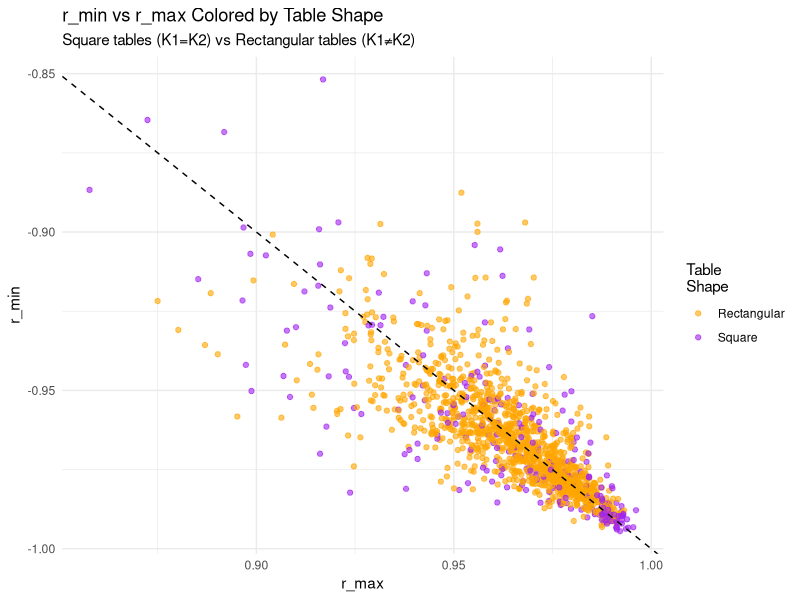
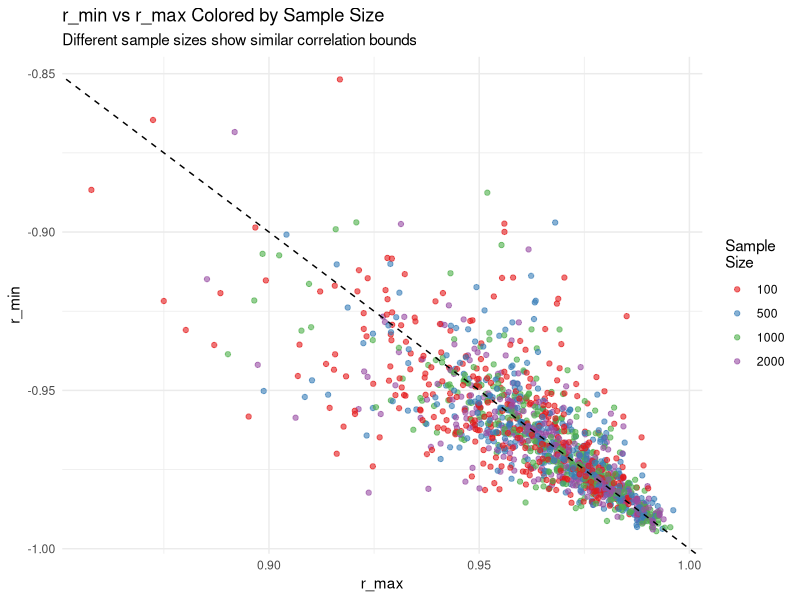
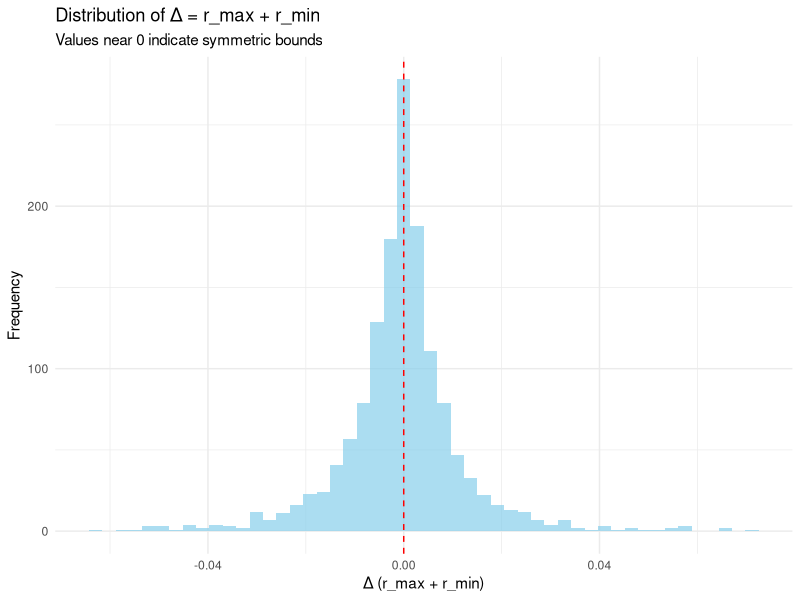
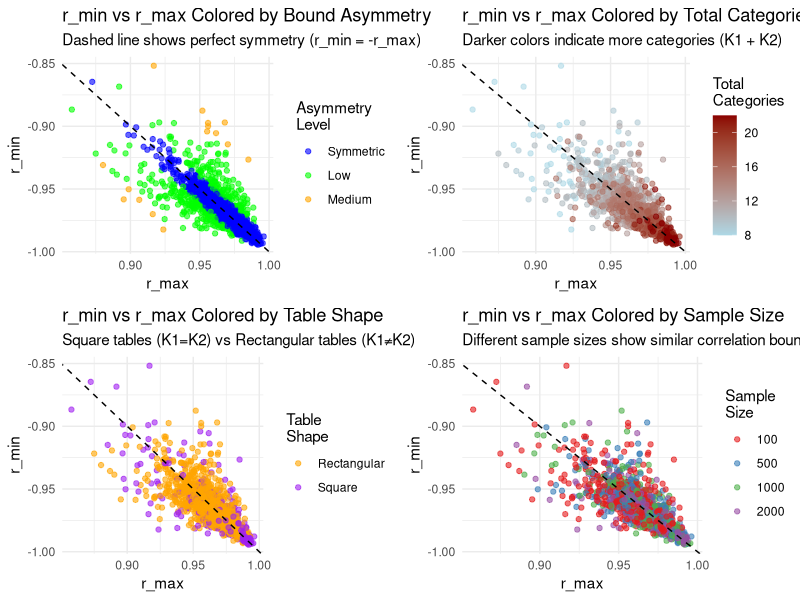
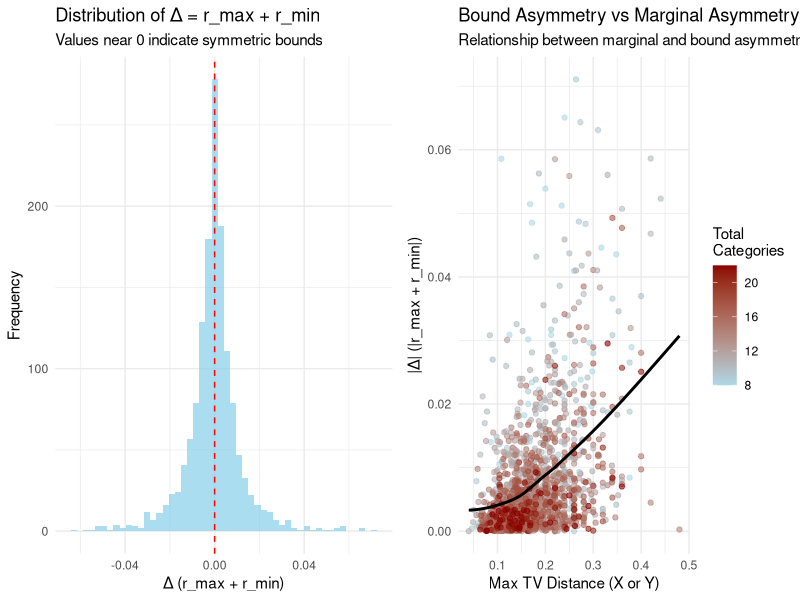

Generate these figures, in order, with R:
#--------------------------------------
# Cross-Tab Space Simulation
#--------------------------------------
library(ggplot2)
library(gridExtra)
library(dplyr)

# Set parameters for the simulation
K_values <- c(4, 5, 6, 7, 10, 11)
sample_sizes <- c(100, 500, 1000, 2000)
n_simulations <- 10  # Number of random cross-tabs per combination

# Functions for computing correlation bounds (from previous work)
max_corr_analytical <- function(pX, pY) {
	x <- 0:(length(pX)-1)
	y <- 0:(length(pY)-1)
	
	muX <- sum(x*pX)
	muY <- sum(y*pY)
	sX <- sqrt(sum(x^2*pX) - muX^2)
	sY <- sqrt(sum(y^2*pY) - muY^2)
	
	if(sX == 0 || sY == 0) return(0)  # Handle degenerate cases
	
	FX <- cumsum(pX)
	FY <- cumsum(pY)
	joint <- matrix(0, length(x), length(y))
	i <- j <- 1
	lastX <- lastY <- 0
	
	while(i <= length(x) && j <= length(y)) {
		m  <- min(FX[i], FY[j])
		M <- max(lastX, lastY)
		joint[i,j] <- m - M
		
		if(FX[i] < FY[j]) {
			lastX <- FX[i]
			i <- i + 1
		} else if(FX[i] > FY[j]) {
			lastY <- FY[j]
			j <- j + 1
		} else {
			lastX <- FX[i]
			lastY <- FY[j]
			i <- i+1
			j <- j+1
		}
	}
	
	EXY <- sum(outer(x, y, FUN="*") * joint)
	(EXY - muX*muY) / (sX * sY)
}

min_corr_analytical <- function(pX, pY) {
	x <- 0:(length(pX)-1)
	y <- 0:(length(pY)-1)
	
	# Create sample vectors
	N <- 10000  # Large sample for approximation
	countsX <- round(pX * N)
	countsY <- round(pY * N)
	
	# Adjust for rounding errors
	countsX[1] <- countsX[1] + (N - sum(countsX))
	countsY[1] <- countsY[1] + (N - sum(countsY))
	
	x_vec <- rep(x, countsX)
	y_vec <- rep(y, countsY)
	
	# Countermonotonic pairing
	x_sorted <- sort(x_vec, decreasing = TRUE)
	y_sorted <- sort(y_vec, decreasing = FALSE)
	
	cor(x_sorted, y_sorted)
}

# Function to generate random cross-tab
generate_random_crosstab <- function(K1, K2, N) {
	# Generate random counts using multinomial distribution
	# Each cell gets a random probability, then we sample N observations
	cell_probs <- runif(K1 * K2)
	cell_probs <- cell_probs / sum(cell_probs)
	
	# Sample N observations into the K1*K2 cells
	cell_counts <- as.vector(rmultinom(1, N, cell_probs))
	
	# Convert to matrix form
	crosstab <- matrix(cell_counts, nrow = K1, ncol = K2)
	
	return(crosstab)
}

# Function to extract marginals from cross-tab
get_marginals <- function(crosstab) {
	marginal_X <- rowSums(crosstab) / sum(crosstab)
	marginal_Y <- colSums(crosstab) / sum(crosstab)
	
	return(list(pX = marginal_X, pY = marginal_Y))
}

# Function to calculate empirical correlation from cross-tab
empirical_correlation <- function(crosstab) {
	K1 <- nrow(crosstab)
	K2 <- ncol(crosstab)
	
	# Create vectors of observations
	x_vals <- c()
	y_vals <- c()
	
	for(i in 1:K1) {
		for(j in 1:K2) {
			if(crosstab[i,j] > 0) {
				x_vals <- c(x_vals, rep(i-1, crosstab[i,j]))  # 0-indexed
				y_vals <- c(y_vals, rep(j-1, crosstab[i,j]))  # 0-indexed
			}
		}
	}
	
	if(length(x_vals) < 2) return(0)
	return(cor(x_vals, y_vals))
}

# Initialize results storage
results <- data.frame()

# Main simulation loop
set.seed(42)  # For reproducibility
cat("Starting cross-tab simulation...\n")

sim_count <- 0
total_sims <- length(K_values) * length(K_values) * length(sample_sizes) * n_simulations

for(K1 in K_values) {
	for(K2 in K_values) {
		for(N in sample_sizes) {
			for(sim in 1:n_simulations) {
				sim_count <- sim_count + 1
				if(sim_count %% 50 == 0) {
					cat(sprintf("Progress: %d/%d (%.1f%%)\n", 
								sim_count, total_sims, 100*sim_count/total_sims))
				}
				
				# Generate random cross-tab
				crosstab <- generate_random_crosstab(K1, K2, N)
				
				# Extract marginals
				marginals <- get_marginals(crosstab)
				pX <- marginals$pX
				pY <- marginals$pY
				
				# Calculate theoretical bounds
				r_max <- max_corr_analytical(pX, pY)
				r_min <- min_corr_analytical(pX, pY)
				
				# Calculate empirical correlation
				r_empirical <- empirical_correlation(crosstab)
				
				# Calculate asymmetry measures
				delta <- r_max + r_min
				range_r <- r_max - r_min
				
				# Calculate marginal asymmetries (TV distance from symmetry)
				tv_X <- 0.5 * sum(abs(pX - rev(pX)))
				tv_Y <- 0.5 * sum(abs(pY - rev(pY)))
				
				# Store results
				results <- rbind(results, data.frame(
					K1 = K1,
					K2 = K2,
					N = N,
					simulation = sim,
					r_max = r_max,
					r_min = r_min,
					r_empirical = r_empirical,
					delta = delta,
					range_r = range_r,
					tv_X = tv_X,
					tv_Y = tv_Y,
					symmetric_dims = (K1 == K2),
					stringsAsFactors = FALSE
				))
			}
		}
	}
}

cat("Simulation complete!\n")

#--------------------------------------
# Analysis and Visualization
#--------------------------------------

# Summary statistics
cat("\nSummary Statistics:\n")
cat("===================\n")
print(summary(results[, c("r_max", "r_min", "delta", "range_r", "tv_X", "tv_Y")]))

# When is delta significantly different from 0?
results$delta_significant <- abs(results$delta) > 0.01

cat("\nProportion of cases where |r_max + r_min| > 0.01:\n")
prop_asymmetric <- mean(results$delta_significant)
cat(sprintf("%.3f (%.1f%%)\n", prop_asymmetric, 100*prop_asymmetric))

# Analyze by dimension symmetry
cat("\nAsymmetry by dimension matching:\n")
asymmetry_by_dims <- results %>%
	group_by(symmetric_dims) %>%
	summarise(
		mean_abs_delta = mean(abs(delta)),
		prop_asymmetric = mean(delta_significant),
		.groups = 'drop'
	)
print(asymmetry_by_dims)

#--------------------------------------
# Visualizations - r_min vs r_max plots
#--------------------------------------

# Add derived variables for plotting
results$max_tv <- pmax(results$tv_X, results$tv_Y)
results$total_categories <- results$K1 + results$K2
results$asymmetry_level <- cut(abs(results$delta), 
							   breaks = c(0, 0.01, 0.05, 0.1, Inf),
							   labels = c("Symmetric", "Low", "Medium", "High"))

# Plot 1: r_min vs r_max colored by asymmetry level
p1 <- ggplot(results, aes(x = r_max, y = r_min, color = asymmetry_level)) +
	geom_point(alpha = 0.6, size = 1.5) +
	geom_abline(slope = -1, intercept = 0, linetype = "dashed", color = "black") +
	scale_color_manual(values = c("Symmetric" = "blue", 
								  "Low" = "green", 
								  "Medium" = "orange", 
								  "High" = "red")) +
	labs(title = "r_min vs r_max Colored by Bound Asymmetry",
		 subtitle = "Dashed line shows perfect symmetry (r_min = -r_max)",
		 x = "r_max", y = "r_min", color = "Asymmetry\nLevel") +
	theme_minimal() +
	theme(legend.position = "right")

# Plot 2: r_min vs r_max colored by total number of categories
p2 <- ggplot(results, aes(x = r_max, y = r_min, color = total_categories)) +
	geom_point(alpha = 0.6, size = 1.5) +
	geom_abline(slope = -1, intercept = 0, linetype = "dashed", color = "black") +
	scale_color_gradient(low = "lightblue", high = "darkred") +
	labs(title = "r_min vs r_max Colored by Total Categories",
		 subtitle = "Darker colors indicate more categories (K1 + K2)",
		 x = "r_max", y = "r_min", color = "Total\nCategories") +
	theme_minimal() +
	theme(legend.position = "right")

# Plot 3: r_min vs r_max colored by dimension symmetry
results$dimension_type <- ifelse(results$K1 == results$K2, "Square", "Rectangular")
p3 <- ggplot(results, aes(x = r_max, y = r_min, color = dimension_type)) +
	geom_point(alpha = 0.6, size = 1.5) +
	geom_abline(slope = -1, intercept = 0, linetype = "dashed", color = "black") +
	scale_color_manual(values = c("Square" = "purple", "Rectangular" = "orange")) +
	labs(title = "r_min vs r_max Colored by Table Shape",
		 subtitle = "Square tables (K1=K2) vs Rectangular tables (K1≠K2)",
		 x = "r_max", y = "r_min", color = "Table\nShape") +
	theme_minimal() +
	theme(legend.position = "right")

p3
# Plot 4: r_min vs r_max colored by sample size
p4 <- ggplot(results, aes(x = r_max, y = r_min, color = factor(N))) +
	geom_point(alpha = 0.6, size = 1.5) +
	geom_abline(slope = -1, intercept = 0, linetype = "dashed", color = "black") +
	scale_color_brewer(type = "qual", palette = "Set1") +
	labs(title = "r_min vs r_max Colored by Sample Size",
		 subtitle = "Different sample sizes show similar correlation bounds",
		 x = "r_max", y = "r_min", color = "Sample\nSize") +
	theme_minimal() +
	theme(legend.position = "right")

p4
# Plot 5: Distribution of delta values
p5 <- ggplot(results, aes(x = delta)) +
	geom_histogram(bins = 50, alpha = 0.7, fill = "skyblue") +
	geom_vline(xintercept = 0, color = "red", linetype = "dashed") +
	labs(title = "Distribution of Δ = r_max + r_min",
		 subtitle = "Values near 0 indicate symmetric bounds",
		 x = "Δ (r_max + r_min)", y = "Frequency") +
	theme_minimal()
p5
# Plot 6: Delta vs marginal asymmetry
p6 <- ggplot(results, aes(x = max_tv, y = abs(delta), color = total_categories)) +
	geom_point(alpha = 0.6) +
	geom_smooth(method = "loess", se = FALSE, color = "black") +
	scale_color_gradient(low = "lightblue", high = "darkred") +
	labs(title = "Bound Asymmetry vs Marginal Asymmetry",
		 subtitle = "Relationship between marginal and bound asymmetries",
		 x = "Max TV Distance (X or Y)", y = "|Δ| (|r_max + r_min|)",
		 color = "Total\nCategories") +
	theme_minimal()

# Arrange the main plots
grid.arrange(p1, p2, p3, p4, ncol = 2)

# Show additional analysis plots
grid.arrange(p5, p6, ncol = 2)

#--------------------------------------
# Summary table for key findings
#--------------------------------------

# Create summary by dimension combinations
summary_by_dims <- results %>%
	group_by(K1, K2) %>%
	summarise(
		n_sims = n(),
		mean_r_max = mean(r_max),
		mean_r_min = mean(r_min),
		mean_delta = mean(delta),
		mean_range = mean(range_r),
		prop_asymmetric = mean(delta_significant),
		.groups = 'drop'
	) %>%
	arrange(K1, K2)

cat("\nSummary by Table Dimensions:\n")
cat("============================\n")
print(summary_by_dims)

# Identify most extreme cases
cat("\nMost asymmetric cases (top 10 by |delta|):\n")
names(results)
top_asymmetric <- results %>% 
	select(K1, K2, N, r_max, r_min, delta, tv_X, tv_Y) %>%
	arrange(desc(abs(delta))) %>%
	head(10) 
print(top_asymmetric)
